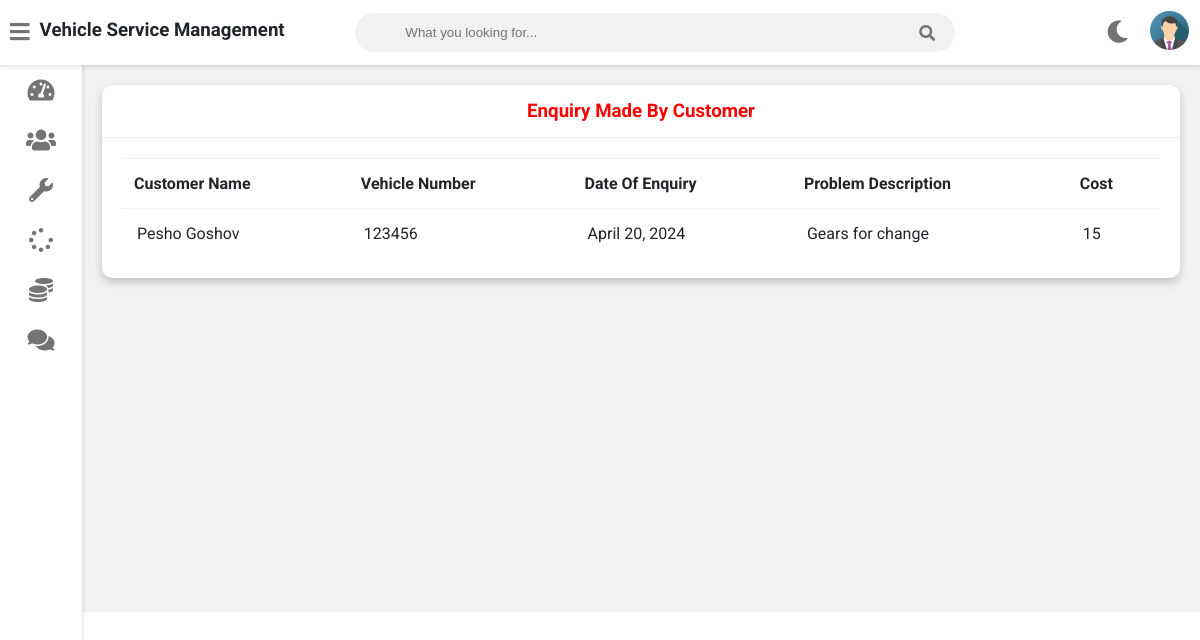
The page /admin-view-customer-enquiry (signed in) on the database as committed earlier.
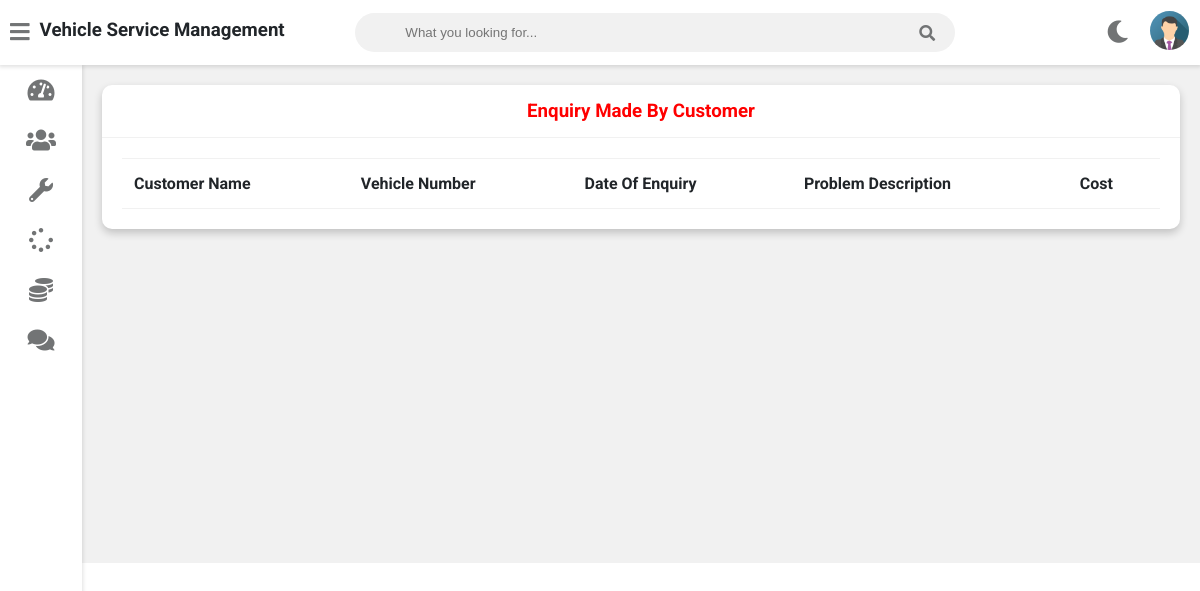
The same page on the database as committed later.
### Vehicle_service/admin_user/models.py (models this page shows, shortened)
class Customer(models.Model):
    user = models.OneToOneField(User, on_delete=models.CASCADE)
    profile_pic = models.ImageField(upload_to='profile_pic/CustomerProfilePic/', null=True, blank=True)
    address = models.CharField(max_length=40)
    mobile = models.CharField(max_length=20, null=False)
    @property
    def get_name(self):
        return self.user.first_name + " " + self.user.last_name

class Request(models.Model):
    cat = (('two wheeler with gear', 'two wheeler with gear'), ('two wheeler without gear', 'two wheeler without gear'),
           ('three wheeler', 'three wheeler'), ('four wheeler', 'four wheeler'))
    category = models.CharField(max_length=50, choices=cat)
    vehicle_no = models.PositiveIntegerField(null=False)
    vehicle_name = models.CharField(max_length=40, null=False)
    vehicle_model = models.CharField(max_length=40, null=False)
    vehicle_brand = models.CharField(max_length=40, null=False)
    problem_description = models.CharField(max_length=500, null=False)
    date = models.DateField(auto_now=True)
    cost = models.PositiveIntegerField(null=True)
    customer = models.ForeignKey('Customer', on_delete=models.CASCADE, null=True)
    mechanic = models.ForeignKey('Mechanic', on_delete=models.CASCADE, null=True)
    stat = (
        ('Pending', 'Pending'), ('Approved', 'Approved'), ('Repairing', 'Repairing'),
        ('Repairing Done', 'Repairing Done'),
        ('Released', 'Released'))
    status = models.CharField(max_length=50, choices=stat, default='Pending', null=True)

### Vehicle_service/admin_user/views.py (the view)
# urls.py: path('admin-view-customer-enquiry', views.admin_view_customer_enquiry_view, name='admin-view-customer-enquiry'),
@login_required(login_url='adminlogin')
def admin_view_customer_enquiry_view(request):
    enquiry = models.Request.objects.all().order_by('-id')
    customers = []
    for enq in enquiry:
        customer = models.Customer.objects.get(id=enq.customer_id)
        customers.append(customer)
    return render(request, 'vehicle/../../templates/admin/admin_view_customer_enquiry.html', {'data': zip(customers, enquiry)})

### templates/admin/admin_view_customer_enquiry.html
{% extends 'admin/adminbase.html' %}
{% block content %}
	<div class="wrapper">
		<div class="row">
			<div class="col-12 col-m-12 col-sm-12">
				<div class="card">
					<div class="card-header">
						<h3 style="color:red; text-align:center" >Enquiry Made By Customer
						</h3>
					</div>
					<div class="card-content">
						<table>
							<thead>
                <tr>
                  <th>Customer Name</th>
                  <th>Vehicle Number</th>
                  <th>Date Of Enquiry</th>
                  <th>Problem Description</th>
									<th>Cost</th>
                </tr>
							</thead>
							<tbody>
                {% for c,r in data %}
                <tr>
                  <td> {{c.get_name}}</td>
                  <td> {{r.vehicle_no}}</td>
                  <td> {{r.date}}</td>
                  <td>{{r.problem_description}}</td>
									<td>{{r.cost}}</td>
                </tr>
                {% endfor %}
							</tbody>
						</table>
					</div>
				</div>
			</div>
		</div>
<br><br><br><br><br><br><br><br><br><br><br><br><br><br><br><br>
	</div>
{% endblock content %}

Rows that differ between the two databases and show on the page:
removed Customer: get_name "Pesho Goshov", vehicle_no "123456", date "April 20, 2024", problem_description "Gears for change", cost "15"
